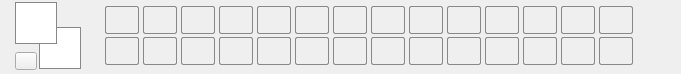
  <widget class="QDockWidget" name="paletteDock">
   <property name="sizePolicy">
    <sizepolicy hsizetype="Minimum" vsizetype="Preferred">
     <horstretch>0</horstretch>
     <verstretch>0</verstretch>
    </sizepolicy>
   </property>
   <property name="minimumSize">
    <size>
     <width>681</width>
     <height>74</height>
    </size>
   </property>
   <property name="toolTip">
    <string>Palette</string>
   </property>
   <property name="statusTip">
    <string>Palette</string>
   </property>
   <property name="accessibleName">
    <string>Palette</string>
   </property>
   <property name="accessibleDescription">
    <string>Palette</string>
   </property>
   <property name="autoFillBackground">
    <bool>true</bool>
   </property>
   <property name="styleSheet">
    <string notr="true"/>
   </property>
   <property name="features">
    <set>QDockWidget::DockWidgetFloatable|QDockWidget::DockWidgetMovable|QDockWidget::DockWidgetVerticalTitleBar</set>
   </property>
   <property name="allowedAreas">
    <set>Qt::BottomDockWidgetArea|Qt::TopDockWidgetArea</set>
   </property>
   <property name="windowTitle">
    <string>Palette</string>
   </property>
   <attribute name="dockWidgetArea">
    <number>8</number>
   </attribute>
   <widget class="QWidget" name="paletteDockContents">
    <property name="sizePolicy">
     <sizepolicy hsizetype="Minimum" vsizetype="Preferred">
      <horstretch>0</horstretch>
      <verstretch>0</verstretch>
     </sizepolicy>
    </property>
    <layout class="QHBoxLayout" name="horizontalLayout_palette">
     <property name="spacing">
      <number>0</number>
     </property>
     <property name="sizeConstraint">
      <enum>QLayout::SetFixedSize</enum>
     </property>
     <property name="leftMargin">
      <number>0</number>
     </property>
     <property name="topMargin">
      <number>0</number>
     </property>
     <property name="rightMargin">
      <number>0</number>
     </property>
     <property name="bottomMargin">
      <number>2</number>
     </property>
     <item>
      <widget class="QWidget" name="widget_colors_sel" native="true">
       <property name="maximumSize">
        <size>
         <width>90</width>
         <height>68</height>
        </size>
       </property>
       <layout class="QGridLayout" name="colorGridLayout">
        <property name="leftMargin">
         <number>15</number>
        </property>
        <property name="topMargin">
         <number>0</number>
        </property>
        <property name="rightMargin">
         <number>10</number>
        </property>
        <property name="bottomMargin">
         <number>0</number>
        </property>
        <property name="horizontalSpacing">
         <number>2</number>
        </property>
        <property name="verticalSpacing">
         <number>7</number>
        </property>
        <item row="0" column="3">
         <widget class="QPushButton" name="switchColors">
          <property name="minimumSize">
           <size>
            <width>18</width>
            <height>18</height>
           </size>
          </property>
          <property name="maximumSize">
           <size>
            <width>18</width>
            <height>18</height>
           </size>
          </property>
          <property name="text">
           <string/>
          </property>
          <property name="icon">
           <iconset>
            <normalon>:/icons/switch.png</normalon>
           </iconset>
          </property>
          <property name="flat">
           <bool>true</bool>
          </property>
         </widget>
        </item>
        <item row="2" column="0">
         <widget class="QPushButton" name="bnButton">
          <property name="text">
           <string/>
          </property>
          <property name="icon">
           <iconset resource="resources.qrc">
            <normaloff>:/icons/bn.png</normaloff>:/icons/bn.png</iconset>
          </property>
         </widget>
        </item>
        <item row="1" column="1">
         <widget class="QPushButton" name="secondaryButton">
          <property name="minimumSize">
           <size>
            <width>42</width>
            <height>42</height>
           </size>
          </property>
          <property name="maximumSize">
           <size>
            <width>42</width>
            <height>42</height>
           </size>
          </property>
          <property name="styleSheet">
           <string notr="true">border: 1px solid #888!important; background-color: white;</string>
          </property>
          <property name="text">
           <string/>
          </property>
         </widget>
        </item>
        <item row="0" column="0">
         <widget class="QPushButton" name="primaryButton">
          <property name="minimumSize">
           <size>
            <width>42</width>
            <height>42</height>
           </size>
          </property>
          <property name="maximumSize">
           <size>
            <width>42</width>
            <height>42</height>
           </size>
          </property>
          <property name="styleSheet">
           <string notr="true">border: 1px solid #888!important; background-color: white;</string>
          </property>
          <property name="text">
           <string/>
          </property>
         </widget>
        </item>
       </layout>
      </widget>
     </item>
     <item>
      <widget class="QWidget" name="widget_palette_grid" native="true">
       <property name="sizePolicy">
        <sizepolicy hsizetype="Fixed" vsizetype="Preferred">
         <horstretch>0</horstretch>
         <verstretch>0</verstretch>
        </sizepolicy>
       </property>
       <property name="maximumSize">
        <size>
         <width>16777215</width>
         <height>65</height>
        </size>
       </property>
       <layout class="QGridLayout" name="gridLayout_2">
        <property name="leftMargin">
         <number>15</number>
        </property>
        <property name="topMargin">
         <number>0</number>
        </property>
        <property name="rightMargin">
         <number>15</number>
        </property>
        <property name="bottomMargin">
         <number>0</number>
        </property>
        <property name="horizontalSpacing">
         <number>4</number>
        </property>
        <property name="verticalSpacing">
         <number>0</number>
        </property>
        <item row="1" column="1">
         <widget class="QPushButton" name="colorButton_16">
          <property name="minimumSize">
           <size>
            <width>28</width>
            <height>28</height>
           </size>
          </property>
          <property name="styleSheet">
           <string notr="true">border: 1px solid #888; border-radius: 2px;</string>
          </property>
          <property name="text">
           <string/>
          </property>
         </widget>
        </item>
        <item row="1" column="3">
         <widget class="QPushButton" name="colorButton_18">
          <property name="minimumSize">
           <size>
            <width>28</width>
            <height>28</height>
           </size>
          </property>
          <property name="styleSheet">
           <string notr="true">border: 1px solid #888; border-radius: 2px;</string>
          </property>
          <property name="text">
           <string/>
          </property>
         </widget>
        </item>
        <item row="1" column="2">
         <widget class="QPushButton" name="colorButton_17">
          <property name="minimumSize">
           <size>
            <width>28</width>
            <height>28</height>
           </size>
          </property>
          <property name="styleSheet">
           <string notr="true">border: 1px solid #888; border-radius: 2px;</string>
          </property>
          <property name="text">
           <string/>
          </property>
         </widget>
        </item>
        <item row="1" column="0">
         <widget class="QPushButton" name="colorButton_15">
          <property name="minimumSize">
           <size>
            <width>28</width>
            <height>28</height>
           </size>
          </property>
          <property name="styleSheet">
           <string notr="true">border: 1px solid #888; border-radius: 2px;</string>
          </property>
          <property name="text">
           <string/>
          </property>
         </widget>
        </item>
        <item row="0" column="0">
         <widget class="QPushButton" name="colorButton_1">
          <property name="minimumSize">
           <size>
            <width>28</width>
            <height>28</height>
           </size>
          </property>
          <property name="styleSheet">
           <string notr="true">border: 1px solid #888; border-radius: 2px;</string>
          </property>
          <property name="text">
           <string/>
          </property>
         </widget>
        </item>
        <item row="0" column="1">
         <widget class="QPushButton" name="colorButton_2">
          <property name="minimumSize">
           <size>
            <width>28</width>
            <height>28</height>
           </size>
          </property>
          <property name="styleSheet">
           <string notr="true">border: 1px solid #888; border-radius: 2px;</string>
          </property>
          <property name="text">
           <string/>
          </property>
         </widget>
        </item>
        <item row="0" column="2">
         <widget class="QPushButton" name="colorButton_3">
          <property name="minimumSize">
           <size>
            <width>28</width>
            <height>28</height>
           </size>
          </property>
          <property name="styleSheet">
           <string notr="true">border: 1px solid #888; border-radius: 2px;</string>
          </property>
          <property name="text">
           <string/>
          </property>
         </widget>
        </item>
        <item row="0" column="3">
         <widget class="QPushButton" name="colorButton_4">
          <property name="minimumSize">
           <size>
            <width>28</width>
            <height>28</height>
           </size>
          </property>
          <property name="styleSheet">
           <string notr="true">border: 1px solid #888; border-radius: 2px;</string>
          </property>
          <property name="text">
           <string/>
          </property>
         </widget>
        </item>
        <item row="0" column="4">
         <widget class="QPushButton" name="colorButton_5">
          <property name="minimumSize">
           <size>
            <width>28</width>
            <height>28</height>
           </size>
          </property>
          <property name="styleSheet">
           <string notr="true">border: 1px solid #888; border-radius: 2px;</string>
          </property>
          <property name="text">
           <string/>
          </property>
         </widget>
        </item>
        <item row="0" column="5">
         <widget class="QPushButton" name="colorButton_6">
          <property name="minimumSize">
           <size>
            <width>28</width>
            <height>28</height>
           </size>
          </property>
          <property name="styleSheet">
           <string notr="true">border: 1px solid #888; border-radius: 2px;</string>
          </property>
          <property name="text">
           <string/>
          </property>
         </widget>
        </item>
        <item row="0" column="6">
         <widget class="QPushButton" name="colorButton_7">
          <property name="minimumSize">
           <size>
            <width>28</width>
            <height>28</height>
           </size>
          </property>
          <property name="styleSheet">
           <string notr="true">border: 1px solid #888; border-radius: 2px;</string>
          </property>
          <property name="text">
           <string/>
          </property>
         </widget>
        </item>
        <item row="0" column="7">
         <widget class="QPushButton" name="colorButton_8">
          <property name="minimumSize">
           <size>
            <width>28</width>
            <height>28</height>
           </size>
          </property>
          <property name="styleSheet">
           <string notr="true">border: 1px solid #888; border-radius: 2px;</string>
          </property>
          <property name="text">
           <string/>
          </property>
         </widget>
        </item>
        <item row="0" column="8">
         <widget class="QPushButton" name="colorButton_9">
          <property name="minimumSize">
           <size>
            <width>28</width>
            <height>28</height>
           </size>
          </property>
          <property name="styleSheet">
           <string notr="true">border: 1px solid #888; border-radius: 2px;</string>
          </property>
          <property name="text">
           <string/>
          </property>
         </widget>
        </item>
        <item row="0" column="9">
         <widget class="QPushButton" name="colorButton_10">
          <property name="minimumSize">
           <size>
            <width>28</width>
            <height>28</height>
           </size>
          </property>
          <property name="styleSheet">
           <string notr="true">border: 1px solid #888; border-radius: 2px;</string>
          </property>
          <property name="text">
           <string/>
          </property>
         </widget>
        </item>
        <item row="0" column="10">
         <widget class="QPushButton" name="colorButton_11">
          <property name="minimumSize">
           <size>
            <width>28</width>
            <height>28</height>
           </size>
          </property>
          <property name="styleSheet">
           <string notr="true">border: 1px solid #888; border-radius: 2px;</string>
          </property>
          <property name="text">
           <string/>
          </property>
         </widget>
        </item>
        <item row="0" column="11">
         <widget class="QPushButton" name="colorButton_12">
          <property name="minimumSize">
           <size>
            <width>28</width>
            <height>28</height>
           </size>
          </property>
          <property name="styleSheet">
           <string notr="true">border: 1px solid #888; border-radius: 2px;</string>
          </property>
          <property name="text">
           <string/>
          </property>
         </widget>
        </item>
        <item row="0" column="12">
         <widget class="QPushButton" name="colorButton_13">
          <property name="minimumSize">
           <size>
            <width>28</width>
            <height>28</height>
           </size>
          </property>
          <property name="styleSheet">
           <string notr="true">border: 1px solid #888; border-radius: 2px;</string>
          </property>
          <property name="text">
           <string/>
          </property>
         </widget>
        </item>
        <item row="0" column="13">
         <widget class="QPushButton" name="colorButton_14">
          <property name="minimumSize">
           <size>
            <width>28</width>
            <height>28</height>
           </size>
          </property>
          <property name="styleSheet">
           <string notr="true">border: 1px solid #888; border-radius: 2px;</string>
          </property>
          <property name="text">
           <string/>
          </property>
         </widget>
        </item>
        <item row="1" column="4">
         <widget class="QPushButton" name="colorButton_19">
          <property name="minimumSize">
           <size>
            <width>28</width>
            <height>28</height>
           </size>
          </property>
          <property name="styleSheet">
           <string notr="true">border: 1px solid #888; border-radius: 2px;</string>
          </property>
          <property name="text">
           <string/>
          </property>
         </widget>
        </item>
        <item row="1" column="5">
         <widget class="QPushButton" name="colorButton_20">
          <property name="minimumSize">
           <size>
            <width>28</width>
            <height>28</height>
           </size>
          </property>
          <property name="styleSheet">
           <string notr="true">border: 1px solid #888; border-radius: 2px;</string>
          </property>
          <property name="text">
           <string/>
          </property>
         </widget>
        </item>
        <item row="1" column="6">
         <widget class="QPushButton" name="colorButton_21">
          <property name="minimumSize">
           <size>
            <width>28</width>
            <height>28</height>
           </size>
          </property>
          <property name="styleSheet">
           <string notr="true">border: 1px solid #888; border-radius: 2px;</string>
          </property>
          <property name="text">
           <string/>
          </property>
         </widget>
        </item>
        <item row="1" column="7">
         <widget class="QPushButton" name="colorButton_22">
          <property name="minimumSize">
           <size>
            <width>28</width>
            <height>28</height>
           </size>
          </property>
          <property name="styleSheet">
           <string notr="true">border: 1px solid #888; border-radius: 2px;</string>
          </property>
          <property name="text">
           <string/>
          </property>
         </widget>
        </item>
        <item row="1" column="8">
         <widget class="QPushButton" name="colorButton_23">
          <property name="minimumSize">
           <size>
            <width>28</width>
            <height>28</height>
           </size>
          </property>
          <property name="styleSheet">
           <string notr="true">border: 1px solid #888; border-radius: 2px;</string>
          </property>
          <property name="text">
           <string/>
          </property>
         </widget>
        </item>
        <item row="1" column="9">
         <widget class="QPushButton" name="colorButton_24">
          <property name="minimumSize">
           <size>
            <width>28</width>
            <height>28</height>
           </size>
          </property>
          <property name="styleSheet">
           <string notr="true">border: 1px solid #888; border-radius: 2px;</string>
          </property>
          <property name="text">
           <string/>
          </property>
         </widget>
        </item>
        <item row="1" column="10">
         <widget class="QPushButton" name="colorButton_25">
          <property name="minimumSize">
           <size>
            <width>28</width>
            <height>28</height>
           </size>
          </property>
          <property name="styleSheet">
           <string notr="true">border: 1px solid #888; border-radius: 2px;</string>
          </property>
          <property name="text">
           <string/>
          </property>
         </widget>
        </item>
        <item row="1" column="11">
         <widget class="QPushButton" name="colorButton_26">
          <property name="minimumSize">
           <size>
            <width>28</width>
            <height>28</height>
           </size>
          </property>
          <property name="styleSheet">
           <string notr="true">border: 1px solid #888; border-radius: 2px;</string>
          </property>
          <property name="text">
           <string/>
          </property>
         </widget>
        </item>
        <item row="1" column="12">
         <widget class="QPushButton" name="colorButton_27">
          <property name="minimumSize">
           <size>
            <width>28</width>
            <height>28</height>
           </size>
          </property>
          <property name="styleSheet">
           <string notr="true">border: 1px solid #888; border-radius: 2px;</string>
          </property>
          <property name="text">
           <string/>
          </property>
         </widget>
        </item>
        <item row="1" column="13">
         <widget class="QPushButton" name="colorButton_28">
          <property name="minimumSize">
           <size>
            <width>28</width>
            <height>28</height>
           </size>
          </property>
          <property name="styleSheet">
           <string notr="true">border: 1px solid #888; border-radius: 2px;</string>
          </property>
          <property name="text">
           <string/>
          </property>
         </widget>
        </item>
       </layout>
      </widget>
     </item>
    </layout>
   </widget>
  </widget>
